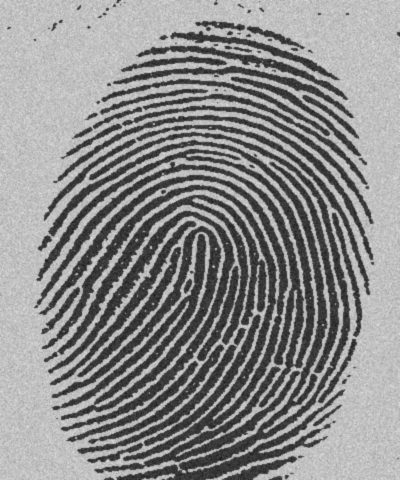
#> input picture Assignment4/a4_20161039/images/fingerprint.jpg, 400 x 480 px; the run also reads 1 picture not shown here
$ jupyter execute --allow-errors Q1.ipynb
#> lines starting #> are read from the running program, lines starting #| are printed output that depends on the picture; after the words box and inside, x2 and y2 are one past the last pixel; in counts of white or black regions, pixels touching at a corner belong together
# Q1

[cell 1]
# library imports
import sys, math, os
import numpy as np
from numpy import abs, log, rot90, hstack, fft, copy, vstack, ones, zeros, invert, bool
from numpy.fft import fftshift, fft2
from skimage import io, util, color, data, filters, img_as_ubyte, transform, img_as_float, exposure, morphology
from skimage.color import rgb2lab, rgb2hsv, hsv2rgb, lab2rgb, rgb2gray
from skimage.io import imread, imshow
import matplotlib.pyplot as plt
from skimage.util import img_as_ubyte
from scipy.ndimage.morphology import binary_hit_or_miss

## Part 1

[cell 2]
def threshold_img(img):
    T = filters.threshold_otsu(img)
    img[img <= T] = 0
    img[img > T] = 255
    return img

finger = imread('./images/fingerprint.jpg')
#> finger is the input picture: shape (480, 400); min 20, max 230, mean 140.2
plt.figure()
plt.imshow(finger, cmap="gray")

finger = threshold_img(finger)
#> in threshold_img, `T = filters.threshold_otsu(img)`: T = 125
#> in threshold_img, `img[img > T] = 255`: img: shape (480, 400); 62% white; 97 black regions (49 under 20 px), largest, box (x1, y1, x2, y2) and area: (39, 175, 300, 473) 10942, (48, 132, 350, 480) 10088, (34, 149, 315, 408) 7425
finger = invert(morphology.binary_closing(invert(finger)))
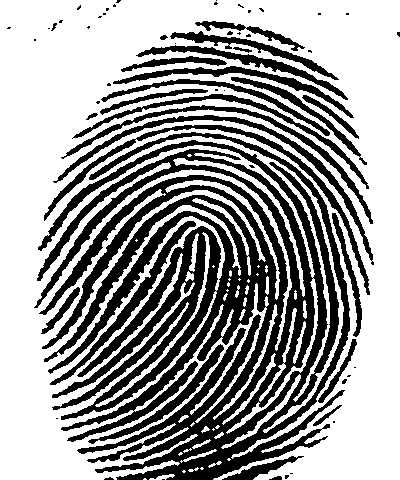
#> finger: shape (480, 400) bool; 61.5% white; 64 black regions (37 under 20 px), largest, box (x1, y1, x2, y2) and area: (34, 132, 350, 480) 52726, (44, 125, 370, 295) 2283, (53, 115, 374, 265) 2132

plt.figure()
plt.imshow(finger, cmap="gray")

[cell 3]
s1_hit = np.array([[0, 0, 0],[0, 1, 0],[1, 1, 1]])
s2_hit = np.array([[0, 0, 0],[1, 1, 0],[0, 1, 0]])
s1_miss = np.array([[1, 1, 1],[0, 0, 0],[0, 0, 0]])
s2_miss = np.array([[0, 1, 1],[0, 0, 1],[0, 0, 0]])

def skeleton_pass(img, s1_hit, s1_miss, s2_hit, s2_miss):
    img = img ^ binary_hit_or_miss(img, s1_hit, s1_miss)
    img = img ^ binary_hit_or_miss(img, s2_hit, s2_miss)
    img = img ^ binary_hit_or_miss(img, rot90(s1_hit, 1), rot90(s1_miss, 1))
    img = img ^ binary_hit_or_miss(img, rot90(s2_hit, 1), rot90(s2_miss, 1))
    img = img ^ binary_hit_or_miss(img, rot90(s1_hit, 2), rot90(s1_miss, 2))
    img = img ^ binary_hit_or_miss(img, rot90(s2_hit, 2), rot90(s2_miss, 2))
    img = img ^ binary_hit_or_miss(img, rot90(s1_hit, 3), rot90(s1_miss, 3))
    img = img ^ binary_hit_or_miss(img, rot90(s2_hit, 3), rot90(s2_miss, 3))
    return img

def skeletonize(img):
    temp1 = img
    i = 0
    while True:
        i += 1
        temp2 = skeleton_pass(temp1, s1_hit, s1_miss, s2_hit, s2_miss)
        if np.array_equal(temp1, temp2):
            break
        temp1 = np.copy(temp2)
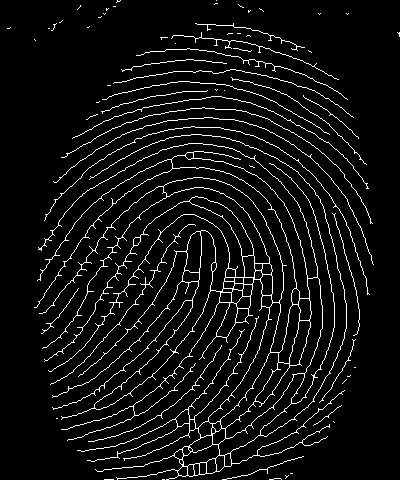
#> temp1: shape (480, 400) bool; 6.2% white in thin lines or dots
#> after the loop, i = 9
    return temp1

finger_inv = invert(finger)

plt.figure()
plt.imshow(invert(skeletonize(finger_inv)), cmap="gray")
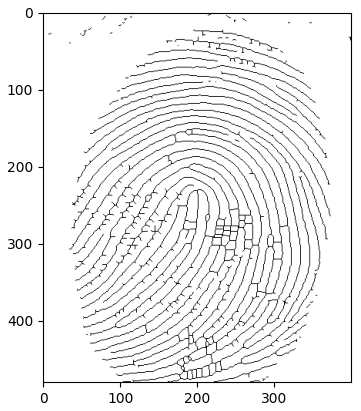
#> figure drawn by matplotlib, 1 panel

## Part 2
Structuring element S1 detects pixels on the edges of objects and S2 detects pixels along diagonal edges and at the corners of objects.

## Part 3
Each pass only removes pixels at the boundary of an object. Hence, by using multiple passes, we progressively remove the boundary pixels until the object is only 1 pixel wide.

## Part 4

[cell 4]
pattern = imread('./images/pattern.gif')
plt.figure()
#> (the rest of this cell did not finish here and is left out)

#> (a cell that did not finish here is left out)

[cell 6]
maze = imread('./images/triangle.jpg')
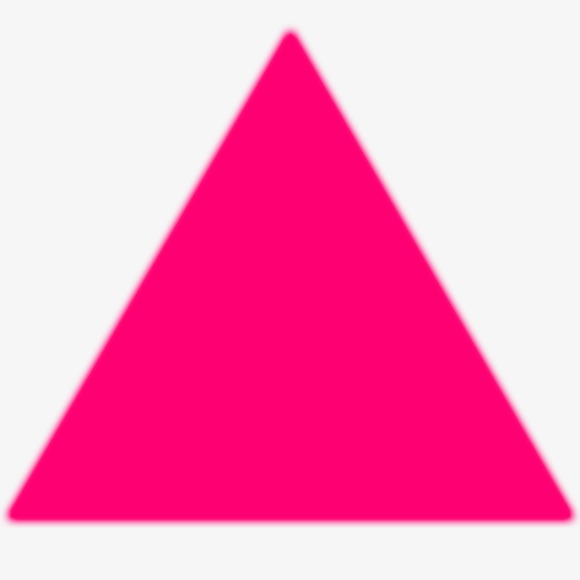
#> input picture Assignment4/a4_20161039/images/triangle.jpg, 580 x 580 px
#> maze is the input picture: shape (580, 580, 3); mean R, G, B 249.5, 140.4, 189.3
plt.figure()
plt.imshow(maze)
maze = threshold_img(img_as_ubyte(rgb2gray(maze)))
#> in threshold_img (call 2), `img[img > T] = 255`: img: shape (580, 580); 57.3% white; 1 black region, box (x1, y1, x2, y2) and area: (8, 32, 573, 522) 143792
maze = invert(maze).astype(bool)
plt.figure()
plt.imshow(maze, cmap="gray")
plt.figure()
plt.imshow(skeletonize(maze), cmap="gray")
#> after the loop in skeletonize (call 2), `while True:`:
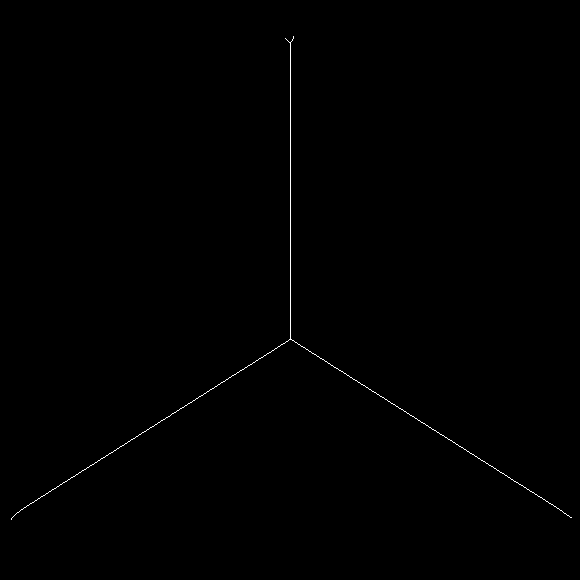
#> temp1: shape (580, 580) bool; 0.26% white in thin lines or dots, all inside (x1, y1, x2, y2) = (11, 36, 572, 520)
#> after the loop in skeletonize (call 2), `while True:`: i = 183

[cell 7]
maze = imread('./images/pipes.jpg')
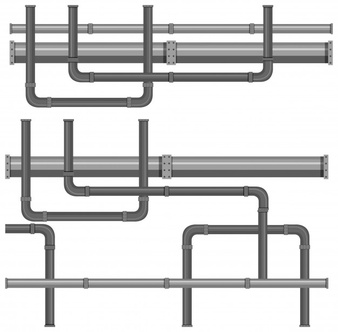
#> input picture Assignment4/a4_20161039/images/pipes.jpg, 338 x 332 px
#> maze is the input picture: shape (332, 338, 3); min 36, max 255, mean 213.3
plt.figure()
plt.imshow(maze)
maze = threshold_img(img_as_ubyte(rgb2gray(maze)))
#> in threshold_img (call 3), `img[img > T] = 255`: img: shape (332, 338); 71.5% white; 2 black regions, box (x1, y1, x2, y2) and area: (5, 119, 328, 327) 18304, (10, 5, 333, 108) 13634
maze = invert(maze).astype(bool)
plt.figure()
plt.imshow(maze, cmap="gray")
plt.figure()
plt.imshow(skeletonize(maze), cmap="gray")
#> after the loop in skeletonize (call 3), `while True:`:
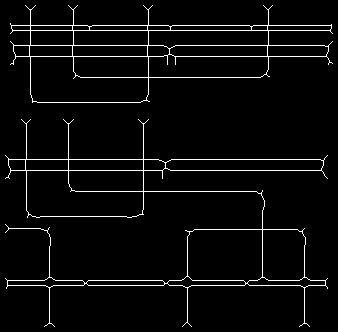
#> temp1: shape (332, 338) bool; 4% white in thin lines or dots
#> after the loop in skeletonize (call 3), `while True:`: i = 12

[cell 8]
maze = imread('./images/circle.jpg')
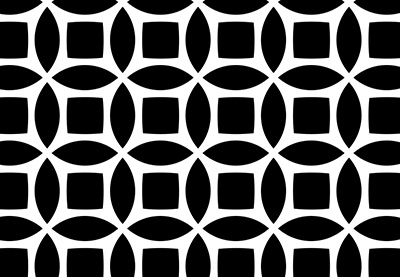
#> input picture Assignment4/a4_20161039/images/circle.jpg, 400 x 277 px
#> maze is the input picture: shape (277, 400, 3); min 0, max 255, mean 88.6
plt.figure()
plt.imshow(maze)
maze = threshold_img(img_as_ubyte(rgb2gray(maze)))
#> in threshold_img (call 4), `img[img > T] = 255`: img: shape (277, 400); 34.8% white; 1 white region, box (x1, y1, x2, y2) and area: (0, 0, 400, 277) 38605
maze = invert(maze).astype(bool)
plt.figure()
plt.imshow(maze, cmap="gray")
plt.figure()
plt.imshow(skeletonize(maze), cmap="gray")
#> the loop in skeletonize (call 4), `while True:` made 19 passes
#> pass 1, in skeleton_pass (call 205), `img = img ^ binary_hit_or_miss(img, rot90(s2_hit, 1), rot90(s2_miss, 1))`:
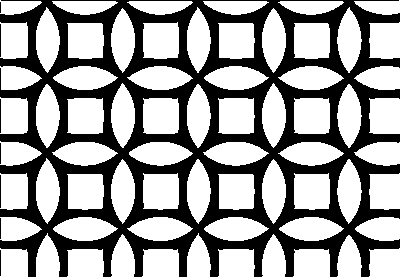
#> img: shape (277, 400) bool; 61.4% white; 8 black regions (1 under 20 px), largest, box (x1, y1, x2, y2) and area: (0, 0, 400, 277) 42642, (0, 99, 1, 133) 34, (0, 24, 1, 57) 33
#> after the loop in skeletonize (call 4), `while True:`:
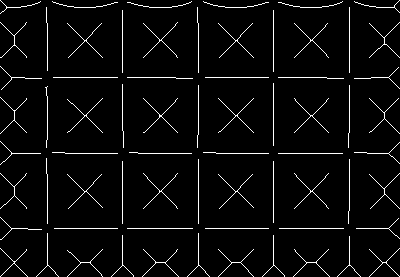
#> temp1: shape (277, 400) bool; 3.9% white in thin lines or dots
#> after the loop in skeletonize (call 4), `while True:`: i = 19
